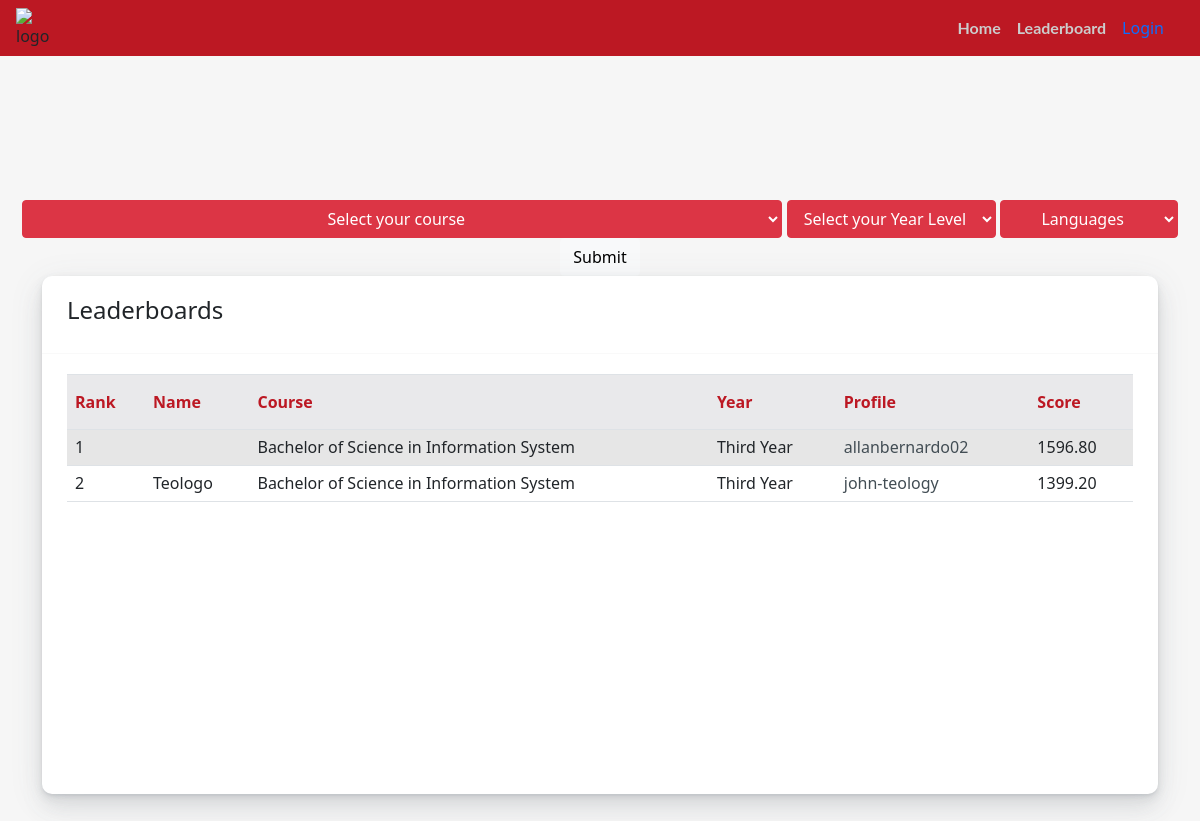
Before: /leaderboards/ with the older database file.
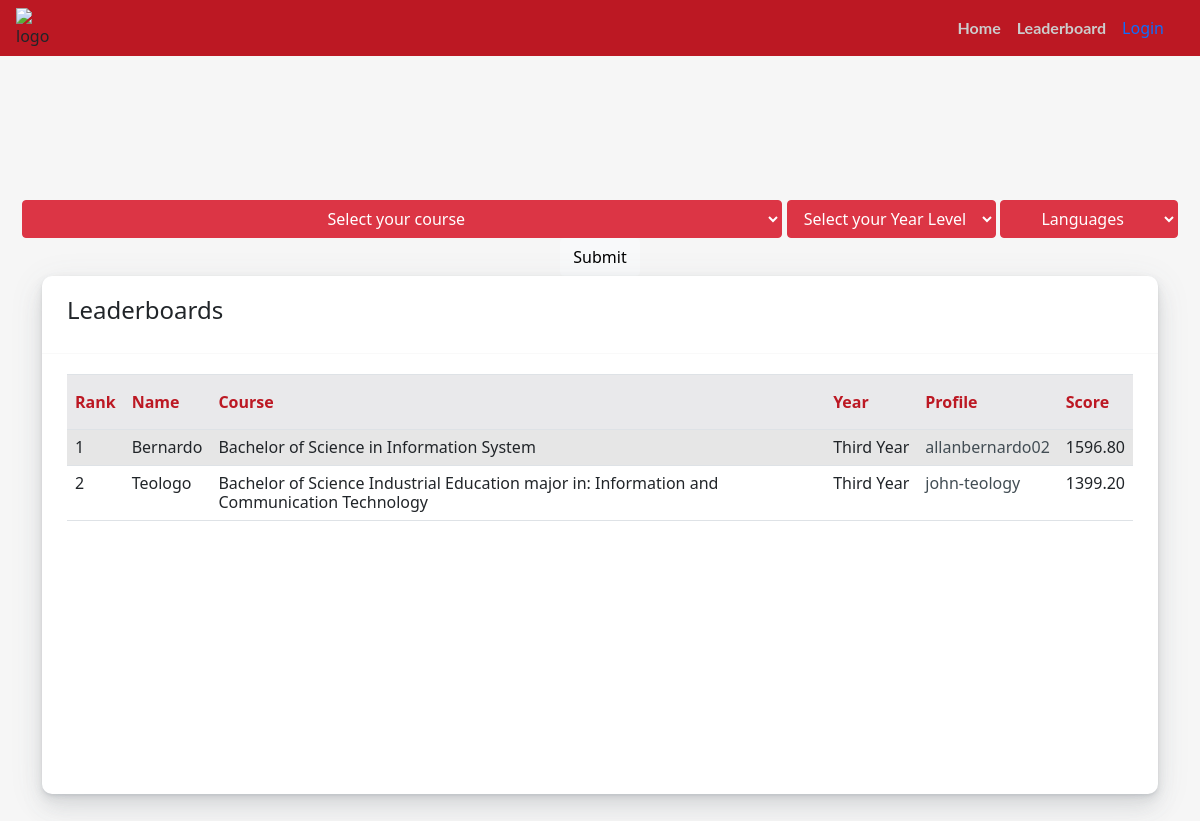
After: the same page with the newer database file.
### portfolio/models.py (models this page shows, shortened)
class LeaderBoards(models.Model):
    userProfile = models.ForeignKey(Profile , null=True ,on_delete=CASCADE, related_name='user_leaderboard')
    userID = models.ForeignKey(User, on_delete=CASCADE, related_name= 'userLeaderboard' )
    courseID = models.ForeignKey(Course, on_delete=CASCADE ,related_name='userCourse' , null=True)
    yearID = models.ForeignKey(YearLevel, on_delete=CASCADE,  related_name= 'userYearLevel',null=True )
    overallScore = models.FloatField(default=0,blank=True)
    CEnterprise = models.FloatField(default=0,blank=True, verbose_name='1C Enterprise')
    ASPNET = models.FloatField(default=0,blank=True, verbose_name='ASP.NET')
    ActionScript = models.FloatField(default=0,blank=True)
    Apex = models.FloatField(default=0,blank=True)
    Assembly = models.FloatField(default=0,blank=True)
    Ballerina = models.FloatField(default=0,blank=True)
    Batchfile = models.FloatField(default=0,blank=True)
    Blazor = models.FloatField(default=0,blank=True)
    C = models.FloatField(default=0,blank=True)
    CSharp = models.FloatField(default=0,blank=True, verbose_name='C#')
    Cplus = models.FloatField(default=0,blank=True,verbose_name='C++')
    COBOL = models.FloatField(default=0,blank=True)
    CSS = models.FloatField(default=0,blank=True)
    Clojure = models.FloatField(default=0,blank=True)
    CoffeeScript = models.FloatField(default=0,blank=True)
    Crystal = models.FloatField(default=0,blank=True)
    Cucumber = models.FloatField(default=0,blank=True)
    Dart = models.FloatField(default=0,blank=True)
    Delphi = models.FloatField(default=0,blank=True)
    Dockerfile = models.FloatField(default=0,blank=True)
    EJS = models.FloatField(default=0,blank=True)
    EPP = models.FloatField(default=0,blank=True)
    ERB = models.FloatField(default=0,blank=True)
    Ebuild = models.FloatField(default=0,blank=True)
    Elixir = models.FloatField(default=0,blank=True)
    Elm = models.FloatField(default=0,blank=True)
    Erlang = models.FloatField(default=0,blank=True)
    FSharp = models.FloatField(default=0,blank=True,verbose_name='F#')
    Fortran = models.FloatField(default=0,blank=True)
    Go = models.FloatField(default=0,blank=True)
    Groovy = models.FloatField(default=0,blank=True)
    HCL = models.FloatField(default=0,blank=True)
    HTML = models.FloatField(default=0,blank=True)
    HTML_Razor = models.FloatField(default=0,blank=True,verbose_name='HTML+RAZOR')
    Haskell = models.FloatField(default=0,blank=True)
    Haxe = models.FloatField(default=0,blank=True)
    HiveQL = models.FloatField(default=0,blank=True)
    JSON = models.FloatField(default=0,blank=True)
    Java = models.FloatField(default=0,blank=True)
    JavaScript = models.FloatField(default=0,blank=True)
    Julia = models.FloatField(default=0,blank=True)
    JupyterNotebook = models.FloatField(default=0,blank=True, verbose_name='Jupyter Notebook')
    Kivy = models.FloatField(default=0,blank=True)
    Kotlin = models.FloatField(default=0,blank=True)
    LabVIEW = models.FloatField(default=0,blank=True)
    Less = models.FloatField(default=0,blank=True)
    Lex = models.FloatField(default=0,blank=True)
    Limbo = models.FloatField(default=0,blank=True)
    Liquid = models.FloatField(default=0,blank=True)
    Lua = models.FloatField(default=0,blank=True)
    M = models.FloatField(default=0,blank=True)
    MATLAB = models.FloatField(default=0,blank=True)
    Makefile = models.FloatField(default=0,blank=True)
    Mathematica = models.FloatField(default=0,blank=True)
    Mercury = models.FloatField(default=0,blank=True)
    Nginx = models.FloatField(default=0,blank=True)
    Nix = models.FloatField(default=0,blank=True)
    ObjectiveC = models.FloatField(default=0,blank=True, verbose_name='Objective-C')
    ObjectiveCplus = models.FloatField(default=0,blank=True, verbose_name='Objective-C++')
    OpenEdgeABL = models.FloatField(default=0,blank=True, verbose_name='OpenEdge ABL')
    PHP = models.FloatField(default=0,blank=True)
    PLSQL = models.FloatField(default=0,blank=True)
    PLpgSQL = models.FloatField(default=0,blank=True)
    Perl = models.FloatField(default=0,blank=True)
    Perl6 = models.FloatField(default=0,blank=True, verbose_name='Perl 6')
    PowerBuilder = models.FloatField(default=0,blank=True)
    Powershell = models.FloatField(default=0,blank=True)
    Prolog = models.FloatField(default=0,blank=True)
    ProtocolBuffer = models.FloatField(default=0,blank=True, verbose_name= 'Protocol Buffer')
    Puppet = models.FloatField(default=0,blank=True)
    Python = models.FloatField(default=0,blank=True)
    QML = models.FloatField(default=0,blank=True)
    R = models.FloatField(default=0,blank=True)
    Raku = models.FloatField(default=0,blank=True)
    Robot = models.FloatField(default=0,blank=True)
    Ruby = models.FloatField(default=0,blank=True)
    Rust = models.FloatField(default=0,blank=True)
    SASS = models.FloatField(default=0,blank=True)
    SCSS = models.FloatField(default=0,blank=True)
    SQL = models.FloatField(default=0,blank=True)
    SQLPL = models.FloatField(default=0,blank=True)
    Scala = models.FloatField(default=0,blank=True)
    Shell = models.FloatField(default=0,blank=True)
    Smalltalk = models.FloatField(default=0,blank=True)
    Solidity = models.FloatField(default=0,blank=True)
    Stata = models.FloatField(default=0,blank=True)
    Stylus = models.FloatField(default=0,blank=True)
    Svelte = models.FloatField(default=0,blank=True)
    Swift = models.FloatField(default=0,blank=True)
    TSQL = models.FloatField(default=0,blank=True)
    TypeScript = models.FloatField(default=0,blank=True)
    Vue = models.FloatField(default=0,blank=True)
    XML = models.FloatField(default=0,blank=True)
    Xtend = models.FloatField(default=0,blank=True)
    Xtext = models.FloatField(default=0,blank=True)
    YAML = models.FloatField(default=0,blank=True)
    Yacc = models.FloatField(default=0,blank=True)
    Zig = models.FloatField(default=0,blank=True)

class Course(models.Model):
    course = models.CharField(max_length=150)
    def __str__(self):
        return f"{self.course}"

class YearLevel(models.Model):
    yearLevel = models.CharField(max_length=50)
    def __str__(self):
        return f"{self.yearLevel}"

class Profile(models.Model):
    userID = models.ForeignKey(User, on_delete=CASCADE, related_name= 'userProfile' )
    nickname = models.CharField(max_length=100, blank=True)
    githubName = models.CharField(max_length=100)
    aboutMe = models.TextField(max_length=300, blank=True)

class User(AbstractUser):
    pass

### portfolio/views.py (the view)
# urls.py: path('leaderboards/',views.leaderboard, name='leaderboard'),
def leaderboard(request):
    course = Course.objects.all()
    year = YearLevel.objects.all()
    by_what = '-overallScore'
    d = {}
    select1 = 'Select your course'
    select2 = 'Select your Year Level'
    select3 = 'Languages'
    if request.method == 'POST':
        lang = 'overallScore'
        if request.POST.get('courseid'):
            c_id = request.POST['courseid']
            c = Course.objects.get(pk = c_id)
            d['courseID'] = c
            select1 = c
        if request.POST.get('yearlevelid'):
            y_id = request.POST['yearlevelid']
            date = YearLevel.objects.get(pk = y_id)
            d['yearID'] = date
            select2 = date
        if request.POST.get('languages'):
            lang = request.POST['languages']
            select3 = request.POST['languages']
        try:
            data = LeaderBoards.objects.filter(**d).order_by('-' +lang)
        except FieldError:
            lang = nameProb[lang]
            data = LeaderBoards.objects.filter(**d).order_by('-' +lang)
    else:
        lang = ''
        data= LeaderBoards.objects.order_by(by_what)
    return render(request,'portfolio/leaderboards.html',{
        'courses': course,
        'yearlevels':year,
        'languages': languages,
        'data' : data,
        'select1': select1,
        'select2': select2,
        'select3': select3,
        'lang' : lang,
    })

### portfolio/templates/portfolio/leaderboards.html (shortened to what this page needs)
{% load getattribute %}  {% load static %} {% load i18n %} {% load account socialaccount %}
<!DOCTYPE html>
<html lang="en">
  <head>
    <link
      href="https://cdn.jsdelivr.net/npm/bootstrap@4.4.1/dist/css/bootstrap.min.css"
      rel="stylesheet"
    />
     <link
    rel="stylesheet"
    href="https://cdnjs.cloudflare.com/ajax/libs/font-awesome/5.12.1/css/all.min.css"
  />
  <link
    href="https://cdn.jsdelivr.net/npm/bootstrap@5.1.0/dist/css/bootstrap.min.css"
    rel="stylesheet"
  />
  <link
    href="https://maxcdn.bootstrapcdn.com/font-awesome/4.3.0/css/font-awesome.min.css"
    rel="stylesheet"
/>
<link rel="stylesheet" href="{% static 'portfolio/index.css' %}" />
  </head>
  <body>
   <nav
   class="navbar navbar-expand-lg navbar-custom fixed-top"
   style="margin-bottom: 50px"
 >
   <div id="logo">
     <img
       id="logo"
       src="https://scontent.fmnl2-2.fna.fbcdn.net/v/t1.15752-9/285301891_375399914621686_9147164360215708785_n.png?_nc_cat=107&ccb=1-7&_nc_sid=ae9488&_nc_eui2=AeHQ3nVoaMPAXDLQw088pXUIbrXWkVHtb7xutdaRUe1vvH2S9M-q5ieOcZIyJ2fjOSoBk_l0BBplLLdperC9JOqY&_nc_ohc=sZXqL8B0WQcAX8d3PqT&_nc_ht=scontent.fmnl2-2.fna&oh=03_AVIFv1yTYPrhRq-mmmflSAKg0NbdAqYcOYGJEQQCLWOeEw&oe=62BDDAF6"
       alt="logo"
     />
   </div>
   <div class="container">
     <div class="collapse navbar-collapse" id="navbarResponsive"  >
       <ul class="navbar-nav ml-auto">
         <li class="nav-item active">
           <a class="nav-link" href="{% url 'index' %}" style="color: #ccc"
             >Home
           </a>
         <li class="nav-item">
           <a
             class="nav-link"
             href="{%url 'leaderboard' %}"
             style="color: #ccc"
             >Leaderboard</a
           >
         </li>
         <li class="nav-item">
           {% if request.user.is_authenticated %}
           <a
             class="nav-link"
             href="{%url 'leaderboard' %}"
             style="color: black"
             >{{request.user.last_name}}</a
           >
           {% else %}
           <form action="{% provider_login_url 'google' %}" method="post">
             <button
               type="submit"
               class="nav-link"
               style="background-color: #bc1823; border: none;"
             >
               Login
             </button>
           </form>
           {% endif %}
         </li>
       </ul>
     </div>
   </div>
 </nav>
    <center>
      <form action="{% url 'leaderboard' %}" method="post" style="margin-top: 200px;">
        <select name="courseid" id="" class="btn btn-danger dropdown-toggle">
          <option value="" disabled selected>{{select1}}</option>
        </select>
        <select name="yearlevelid" id="" class="btn btn-danger dropdown-toggle">
          <option value="" disabled selected>{{select2}}</option>
        </select>
        <select name="languages" id="" class="btn btn-danger dropdown-toggle">
          <option value="" disabled selected>{{select3}}</option>
        </select>
      <input type="submit" value="Submit" class="btn btn-light" />
      </form>
    </center>
    <div class="container">
      <div class="row">
        <div class="col-12 col-sm-12 col-md-12">
          <div class="card">
            <div class="card-header">
              <h4>Leaderboards
              </h4>
            </div>
            <div class="card-body">
              <div
                class="table-responsive"
                id="proTeamScroll"
                tabindex="2"
                style="height: 400px; overflow: hidden; outline: none"
              >
                <div class="scrollit">
                  <table class="table table-striped">
                    <thead>
                      <tr>
                        <th>Rank</th>
                        <th>Name</th>
                        <th>Course</th>
                        <th>Year</th>
                        <th>Profile</th>
                        <th>Score</th>
                      </tr>
                    </thead>
                    <tbody>
                      {% if lang != '' %} {% for d in data %}
                      {% if d|getattribute:lang  %}
                      <tr>
                        <td class="table-img">
                          <h6 class="mb-0 font-13">{{forloop.counter}}</h6>
                        </td>
                        <td>
                            <h6 class="mb-0 font-13">{{d.userID.last_name}}</h6>
                        </td>
                        <td><h6 class="mb-0 font-13">{{d.courseID}}</h6></td>
                        <td class="text-truncate">
                          <h6 class="mb-0 font-13">{{d.yearID}}</h6>
                        </td>
                        <td>
                          <a
                          href="{% url 'redirect' d.userID.id %}"
                          style="text-decoration: none; color: #424d54"
                        >
                          <h6 class="mb-0 font-13">
                            {{d.userProfile.githubName}}
                          </h6>
                          </a>
                        </td>
                        <td>
                          <h6 class="mb-0 font-13">
                            {{ d|getattribute:lang|floatformat:2 }}
                          </h6>
                        </td>
                      </tr>
                      {% endif %}
                      {% endfor %} {% else %} {% for d in data %}
                      {% if d.overallScore %}
                      <tr>
                        <td class="table-img">
                          <h6 class="mb-0 font-13">{{forloop.counter}}</h6>
                        </td>
                        <td>
                            <h6 class="mb-0 font-13">{{d.userID.last_name}}</h6>
                        </td>
                        <td><h6 class="mb-0 font-13">{{d.courseID}}</h6></td>
                        <td class="text-truncate">
                          <h6 class="mb-0 font-13">{{d.yearID}}</h6>
                        </td>
                        <td>
                          <a
                          href="{% url 'redirect' d.userID.id %}"
                          style="text-decoration: none; color: #424d54"
                        >
                          <h6 class="mb-0 font-13">
                            {{d.userProfile.githubName}}
                          </h6>
                          </a>
                        </td>
                        <td>
                          <h6 class="mb-0 font-13">
                            {{d.overallScore|floatformat:2}}
                          </h6>
                        </td>
                      </tr>
                      {% endif %}
                      {% endfor %} {% endif %}
                    </tbody>
                  </table>
                </div>
              </div>
            </div>
          </div>
        </div>
      </div>
    </div>
  </body>
</html>

### portfolio/static/portfolio/index.css (style rules this page uses)
.navbar-custom { background-color: #bc1823; }
.navbar a { font-family: "Lato", sans-serif; font-weight: bold; }

### portfolio/templates/portfolio/leaderboards.html (style rules this page uses)
body { background-color: #f6f6f6; margin-top: 20px; }
.card { background-color: #fff; border-radius: 10px; border: none; position: relative; margin-bottom: 30px; box-shadow: 0 0.46875rem 2.1875rem rgba(90, 97, 105, 0.1), 0 0.9375rem 1.40625rem rgba(90, 97, 105, 0.1), 0 0.25rem 0.53125rem rgba(90, 97, 105, 0.12), 0 0.125rem 0.1875rem rgba(90, 97, 105, 0.1); }
.card .card-header { border-bottom-color: #f9f9f9; line-height: 30px; -ms-grid-row-align: center; align-self: center; width: 100%; padding: 10px 25px; display: flex; align-items: center; }
.card .card-header, .card .card-body, .card .card-footer { background-color: transparent; padding: 20px 25px; }
.card-header:first-child { border-radius: calc(0.25rem - 1px) calc(0.25rem - 1px) 0 0; }
.card-header { padding: 0.75rem 1.25rem; margin-bottom: 0; background-color: rgba(0, 0, 0, 0.03); border-bottom: 1px solid rgba(0, 0, 0, 0.125); }
.table:not(.table-sm) thead th { border-bottom: none; background-color: #e9e9eb; color: #bc1823; padding-top: 15px; padding-bottom: 15px; }
.scrollit { overflow: scroll; overflow-x: hidden; height: 100%; }

Changed rows visible on the page:
changed through a linked row, LeaderBoards "Bachelor of Science in Information System": userID.last_name (not shown) → "Bernardo"
changed LeaderBoards "Teologo": courseID "Bachelor of Science in Information System" → "Bachelor of Science Industrial Education major in: Information and Communication Technology"
